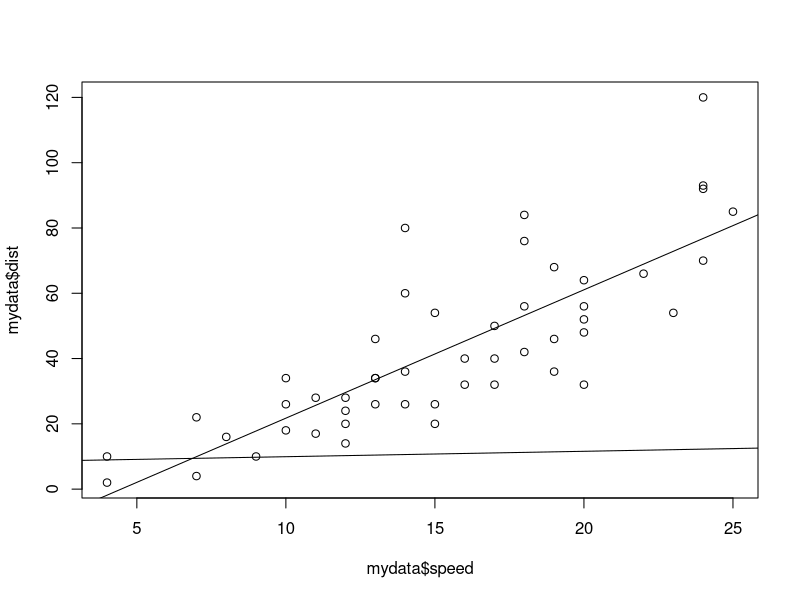

This figure's R source:
mydata=cars
mydata

sd1=sd(mydata$speed)
sd1

sd2=sd(mydata$dist)
sd2

covar=var(mydata$speed, mydata$dist)
covar

covar1=cov(mydata$speed, mydata$dist)
covar1

cor1=(covar1/sd1*sd2)
cor1

cor2=cor(mydata$speed, mydata$dist)
cor2

plot(mydata$speed, mydata$dist)

reg1=lm(mydata$speed~mydata$dist)
reg1
abline(reg1)

reg2=lm(mydata$dist~mydata$speed)
reg2
abline(reg2)
summary(reg2)